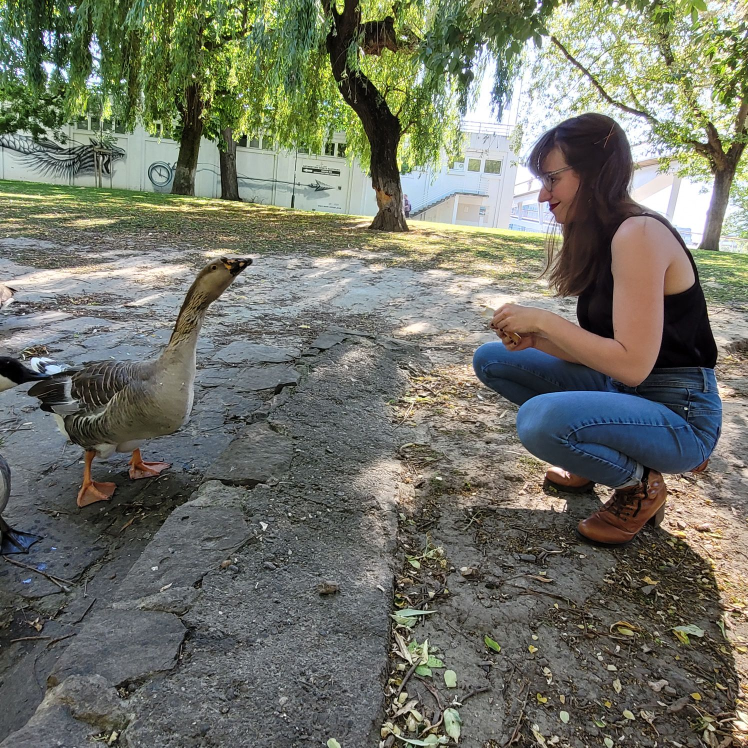
#> input picture image_processing/images/goose.jpg, 1496 x 1496 px, found by its file name (shown at 1/2 size)
$ jupyter execute --allow-errors hybrid_image.ipynb
#> lines starting #> are read from the running program, lines starting #| are printed output that depends on the picture
### Purpose
This notebook simply takes two images and makes a "hybrid" which combines the low-frequency part of one image with the high-frequencies of the other

### Still needed
-Framework should be converted into a .py file and be callable (play with classes)

-Currently only works for horizontal scaling

-Would be cool to create an animation that shows it working

-Would like to be able to select pixels that must be kept or must be removed. How to do this interface? GUI?

[cell 1]
__author__="Matt Gomer"
import numpy as np
import matplotlib.pyplot as plt
import matplotlib.image as mpimg
import matplotlib as mpl
mpl.rc('image', cmap='gray')
import scipy
from scipy import signal
from scipy import fftpack
from PIL import Image
import time
import copy
import sys

[cell 2]
source_image=np.array(mpimg.imread('/home/matt/gitrepositories/image_processing/images/goose.jpg'))
#> source_image is the input picture: shape (1496, 1496, 3); mean R, G, B 112.9, 115.5, 103.3
image_size=500 #pixesl
ximage,yimage=100,450
plt.imshow(source_image)
plt.show()
image1=source_image[yimage:yimage+image_size,ximage:ximage+image_size]
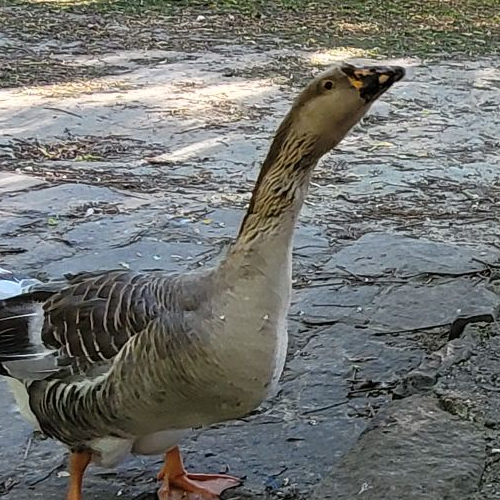
#> image1: shape (500, 500, 3); mean R, G, B 113.6, 115.4, 112.4
plt.imshow(image1)
plt.show()

ximage,yimage=940,250
image2=source_image[yimage:yimage+image_size,ximage:ximage+image_size]
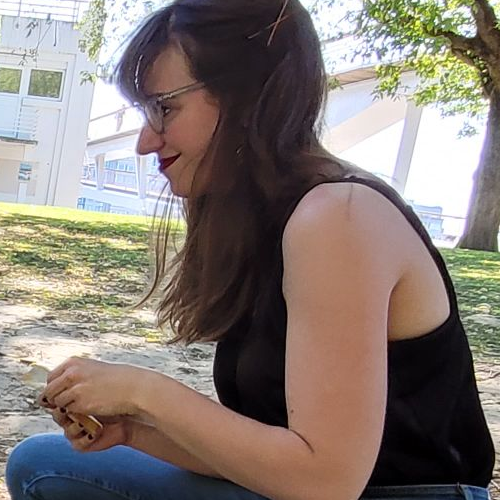
#> image2: shape (500, 500, 3); mean R, G, B 134.1, 123.6, 117.1
image2=Image.fromarray(image2)
image2 = np.array(image2.transpose(method=Image.FLIP_LEFT_RIGHT))
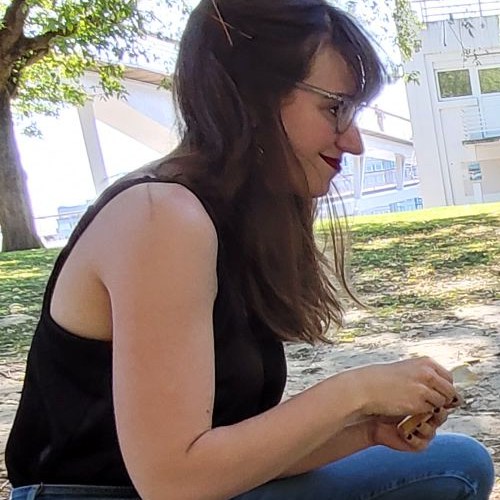
#> image2: shape (500, 500, 3); mean R, G, B 134.1, 123.6, 117.1

print(np.shape(image1),np.shape(image2))
#| (500, 500, 3) (500, 500, 3)

plt.imshow(image2)
plt.show()

$ run again, with image_processing/images/french_breakfast.jpg copied over image_processing/images/goose.jpg
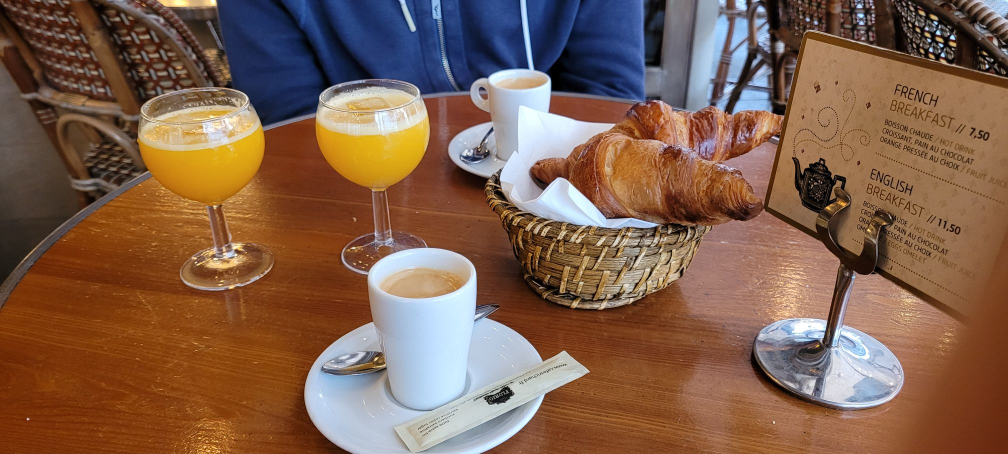
#> input picture image_processing/images/french_breakfast.jpg, 2016 x 908 px, found by its file name (shown at 1/2 size)
#> source_image is the input picture: shape (908, 2016, 3); mean R, G, B 128.2, 96.1, 77.3
#> `image1=source_image[yimage:yimage+image_size,ximage:ximage+image_size]`:
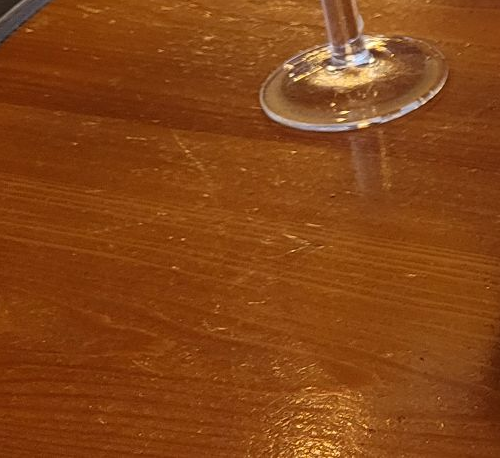
#> image1: shape (458, 500, 3); mean R, G, B 133.6, 68.2, 21.2
#> `image2 = np.array(image2.transpose(method=Image.FLIP_LEFT_RIGHT))`:
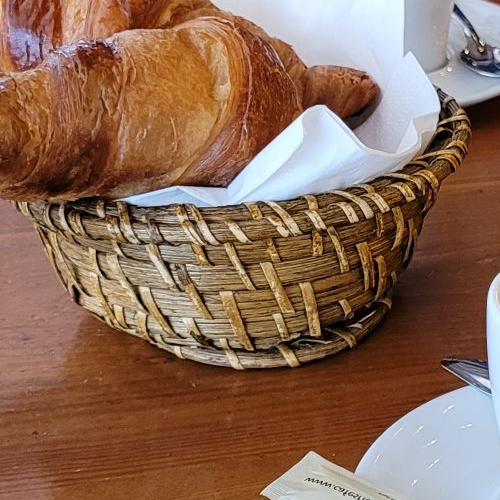
#> image2: shape (500, 500, 3); mean R, G, B 140.3, 107, 88.3
#| (458, 500, 3) (500, 500, 3)
